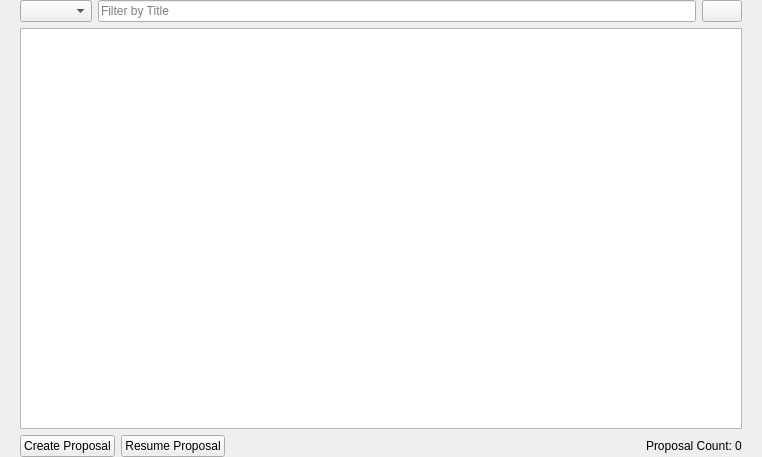
<?xml version="1.0" encoding="UTF-8"?>
<ui version="4.0">
 <class>ProposalList</class>
 <widget class="QWidget" name="ProposalList">
  <property name="geometry">
   <rect>
    <x>0</x>
    <y>0</y>
    <width>762</width>
    <height>457</height>
   </rect>
  </property>
  <property name="windowTitle">
   <string>Form</string>
  </property>
  <layout class="QVBoxLayout" name="topLayout">
   <property name="leftMargin">
    <number>20</number>
   </property>
   <property name="topMargin">
    <number>0</number>
   </property>
   <property name="rightMargin">
    <number>20</number>
   </property>
   <property name="bottomMargin">
    <number>0</number>
   </property>
   <item>
    <layout class="QVBoxLayout" name="verticalLayout">
     <property name="bottomMargin">
      <number>0</number>
     </property>
     <item>
      <layout class="QHBoxLayout" name="horizontalLayout_top">
       <property name="bottomMargin">
        <number>0</number>
       </property>
       <item>
        <widget class="QComboBox" name="proposalSourceCombo">
         <property name="toolTip">
          <string>Select proposals to display</string>
         </property>
        </widget>
       </item>
       <item>
        <widget class="QLineEdit" name="filterLineEdit">
         <property name="sizePolicy">
          <sizepolicy hsizetype="Expanding" vsizetype="Fixed">
           <horstretch>1</horstretch>
           <verstretch>0</verstretch>
          </sizepolicy>
         </property>
         <property name="toolTip">
          <string>Filter proposal list</string>
         </property>
         <property name="placeholderText">
          <string>Filter by Title</string>
         </property>
        </widget>
       </item>
       <item>
        <widget class="QPushButton" name="btnInfoView"/>
       </item>
      </layout>
     </item>
     <item>
      <widget class="QStackedWidget" name="proposalStack">
       <widget class="QTableView" name="govTableView">
       </widget>
       <widget class="QWidget" name="emptyPage">
        <layout class="QVBoxLayout" name="emptyLayout">
         <item>
          <spacer name="emptySpacerTop">
           <property name="orientation">
            <enum>Qt::Vertical</enum>
           </property>
           <property name="sizeHint" stdset="0">
            <size>
             <width>20</width>
             <height>40</height>
            </size>
           </property>
          </spacer>
         </item>
         <item>
          <widget class="QLabel" name="emptyLabel">
           <property name="text">
            <string>No active proposals on the network.</string>
           </property>
           <property name="alignment">
            <set>Qt::AlignCenter</set>
           </property>
          </widget>
         </item>
         <item>
          <spacer name="emptySpacerBottom">
           <property name="orientation">
            <enum>Qt::Vertical</enum>
           </property>
           <property name="sizeHint" stdset="0">
            <size>
             <width>20</width>
             <height>40</height>
            </size>
           </property>
          </spacer>
         </item>
        </layout>
       </widget>
      </widget>
     </item>
     <item>
      <layout class="QHBoxLayout" name="horizontalLayout_bottom">
       <item>
        <widget class="QPushButton" name="btnCreateProposal">
         <property name="text">
          <string>Create Proposal</string>
         </property>
        </widget>
       </item>
       <item>
        <widget class="QPushButton" name="btnResumeProposal">
         <property name="text">
          <string>Resume Proposal</string>
         </property>
        </widget>
       </item>
       <item>
        <spacer name="horizontalSpacer_bottom">
         <property name="orientation">
          <enum>Qt::Horizontal</enum>
         </property>
         <property name="sizeHint" stdset="0">
          <size>
           <width>40</width>
           <height>20</height>
          </size>
         </property>
        </spacer>
       </item>
       <item>
        <layout class="QHBoxLayout" name="horizontalLayout_count">
         <property name="spacing">
          <number>3</number>
         </property>
         <item>
          <widget class="QLabel" name="label_count_2">
           <property name="text">
            <string>Proposal Count:</string>
           </property>
          </widget>
         </item>
         <item>
          <widget class="QLabel" name="countLabel">
           <property name="text">
            <string notr="true">0</string>
           </property>
          </widget>
         </item>
        </layout>
       </item>
      </layout>
     </item>
    </layout>
   </item>
  </layout>
 </widget>
 <resources/>
 <connections/>
</ui>
